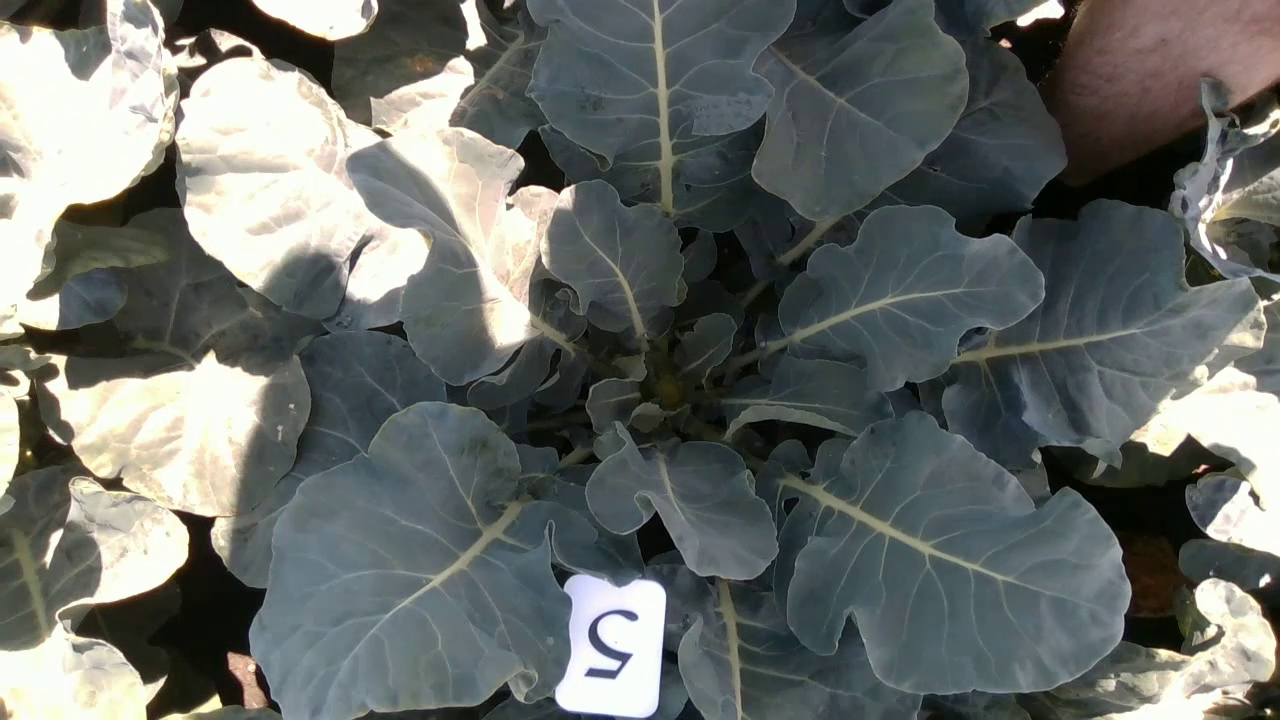
#> input picture annotated_broccoli_datasets/raw/07-11-segment4_camera2_slot_29_frame_0636.png, 1280 x 720 px
$ python -i preprocess.py   (imports and definitions only)
#> lines starting #> are read from the running program, lines starting #| are printed output that depends on the picture
#> further down, picture is the input picture: shape (720, 1280, 3); mean B, G, R 104.8, 108.5, 104.2
"""Generate preprocessed dataset variants.

Each variant is a sibling folder under ``annotated_broccoli_datasets/`` next to
``raw/``. Labels are copied verbatim (preprocessing is image-only); only images
are transformed. Register new variants by adding to ``VARIANTS``.
"""
from __future__ import annotations

import shutil
from pathlib import Path
from typing import Callable

import cv2
import numpy as np
import pywt

Transform = Callable[[np.ndarray], np.ndarray]


def identity(img: np.ndarray) -> np.ndarray:
    return img


def clahe(img: np.ndarray, clip_limit: float = 2.0, tile_grid: int = 8) -> np.ndarray:
    """Apply CLAHE on the L channel of LAB color space."""
#> called with clip_limit = 2, tile_grid = 8
    lab = cv2.cvtColor(img, cv2.COLOR_BGR2LAB)
#> lab: shape (720, 1280, 3); mean of channels 0, 1, 2 112, 125.7, 129.3
    l, a, b = cv2.split(lab)
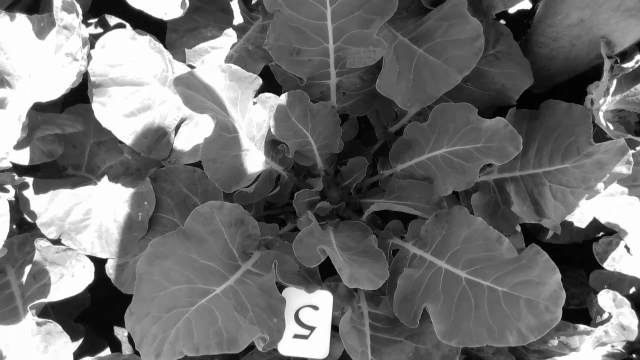
#> l: shape (720, 1280) (shown at 1/2 size); min 0, max 255, mean 112
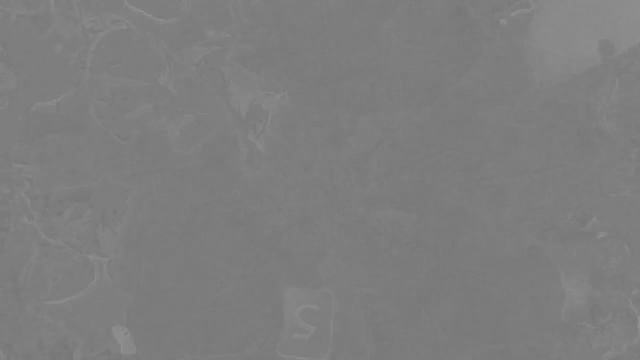
#> a: shape (720, 1280) (shown at 1/2 size); min 117, max 148, mean 125.7
    op = cv2.createCLAHE(clipLimit=clip_limit, tileGridSize=(tile_grid, tile_grid))
    l2 = op.apply(l)
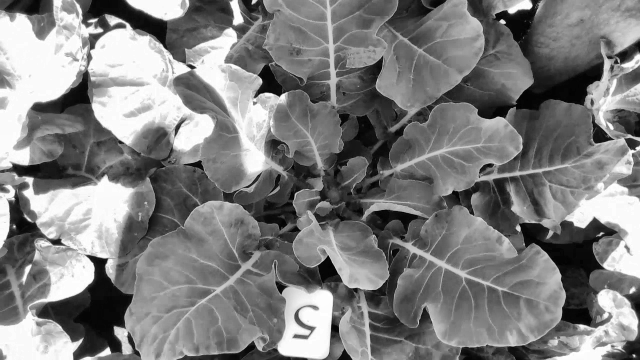
#> l2: shape (720, 1280) (shown at 1/2 size); min 0, max 255, mean 126.5
    return cv2.cvtColor(cv2.merge((l2, a, b)), cv2.COLOR_LAB2BGR)
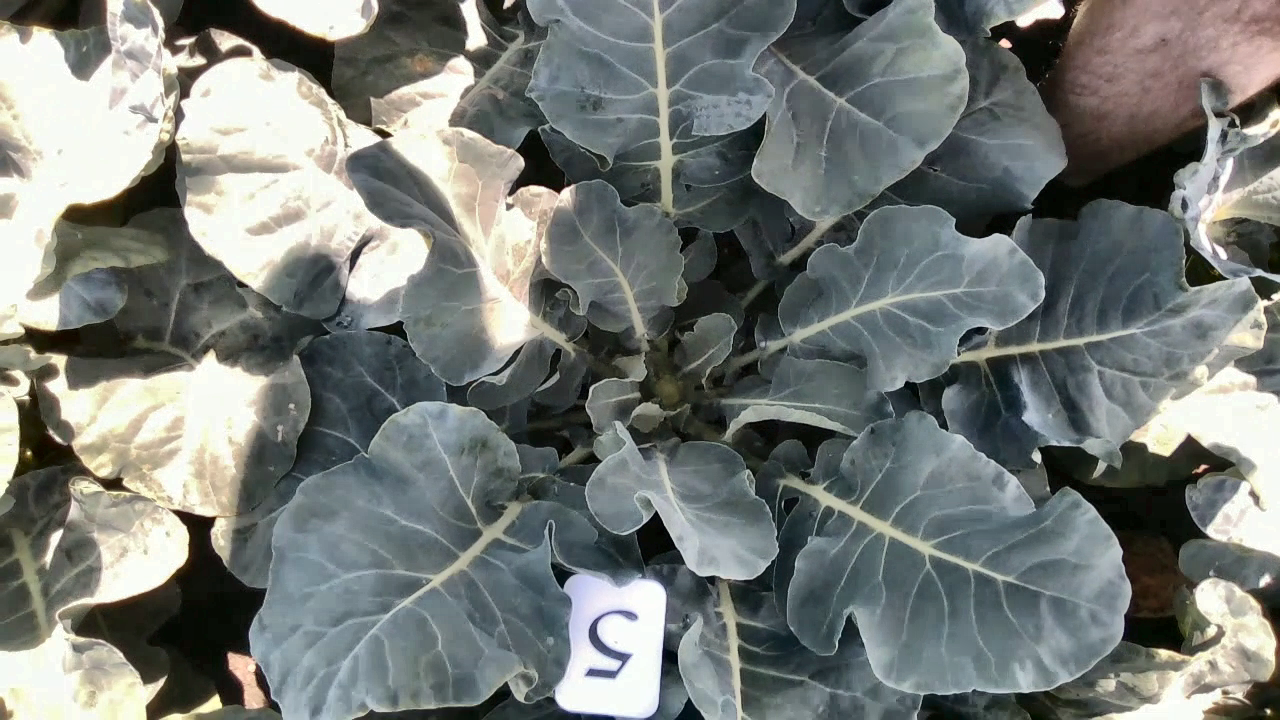
#> returned value: shape (720, 1280, 3); mean B, G, R 118.8, 122.5, 117.8


# [46 lines left out: functions bilateral, unsharp, _wavelet_denoise_channel, median, wavelet, not called in this run]


def compose(*fns: Transform) -> Transform:
    """Apply preprocessing functions left-to-right: compose(a, b)(x) == b(a(x))."""
    # [4 lines left out: function composed, not called in this run]
    return composed


VARIANTS: dict[str, Transform] = {
    "clahe": clahe,
    "bilateral": bilateral,
    "unsharp": unsharp,
    "wavelet": wavelet,
    "median": median,
    # Combinations — order matters (denoise -> enhance -> sharpen).
    "bilateral_unsharp": compose(bilateral, unsharp),
    "clahe_unsharp": compose(clahe, unsharp),
    "median_clahe": compose(median, clahe),
    "wavelet_unsharp": compose(wavelet, unsharp),
    "bilateral_clahe_unsharp": compose(bilateral, clahe, unsharp),
    # add new ones here, e.g. "gamma": lambda im: ...,
}


# [22 lines left out: function build_variant, not called in this run]

>>> import cv2
>>> picture = cv2.imread('../annotated_broccoli_datasets/raw/07-11-segment4_camera2_slot_29_frame_0636.png')
>>> result = clahe(picture)

$ run again, on annotated_broccoli_datasets/raw/07-14-segment10_camera1_slot_5_frame_0109.png
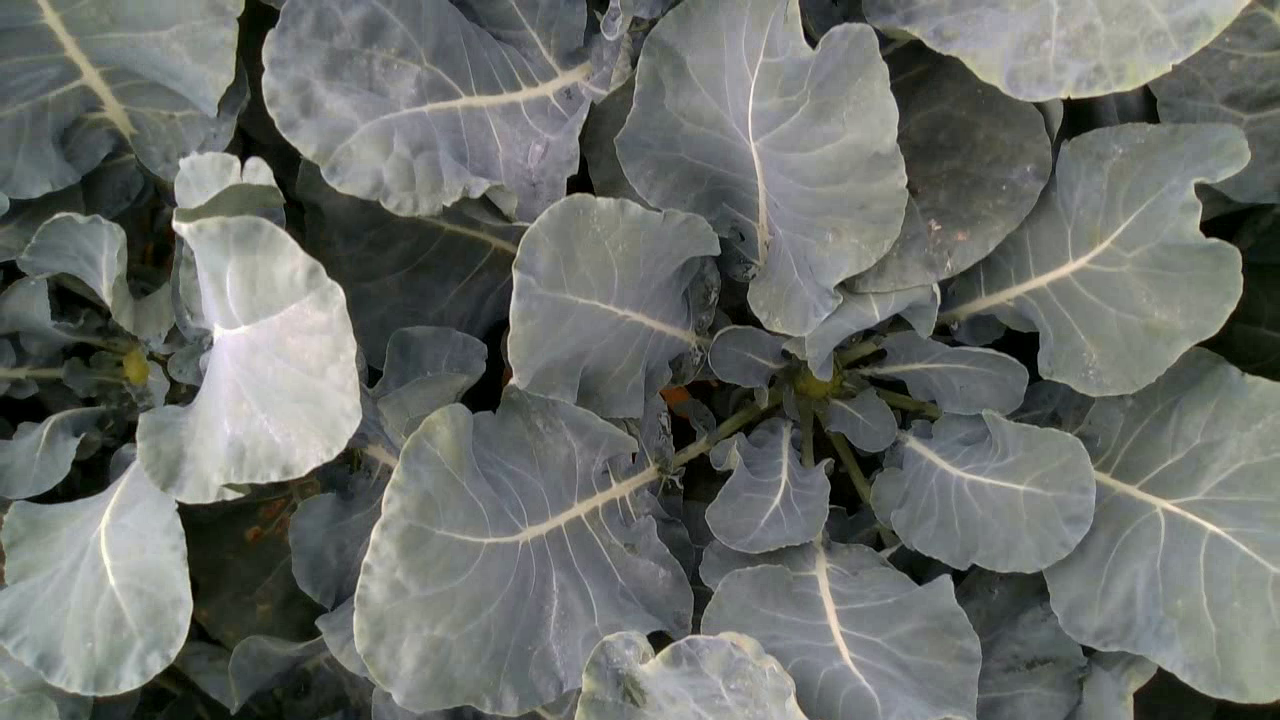
#> input picture annotated_broccoli_datasets/raw/07-14-segment10_camera1_slot_5_frame_0109.png, 1280 x 720 px
#> picture is the input picture: shape (720, 1280, 3); mean B, G, R 104.9, 109.1, 105.7
#> lab: shape (720, 1280, 3); mean of channels 0, 1, 2 114.5, 125.8, 129.9
#> in clahe, `l, a, b = cv2.split(lab)`:
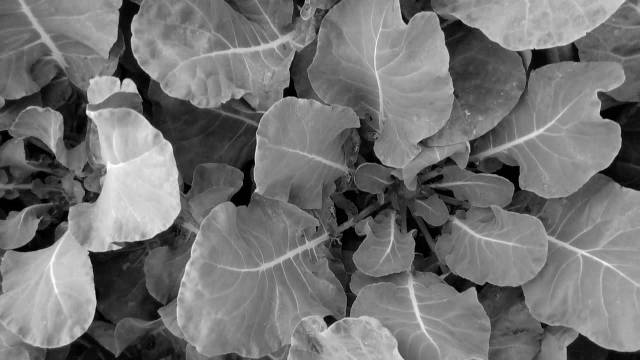
#> l: shape (720, 1280) (shown at 1/2 size); min 0, max 255, mean 114.5
#> in clahe, `return cv2.cvtColor(cv2.merge((l2, a, b)), cv2.COLOR_LAB2BGR)`:
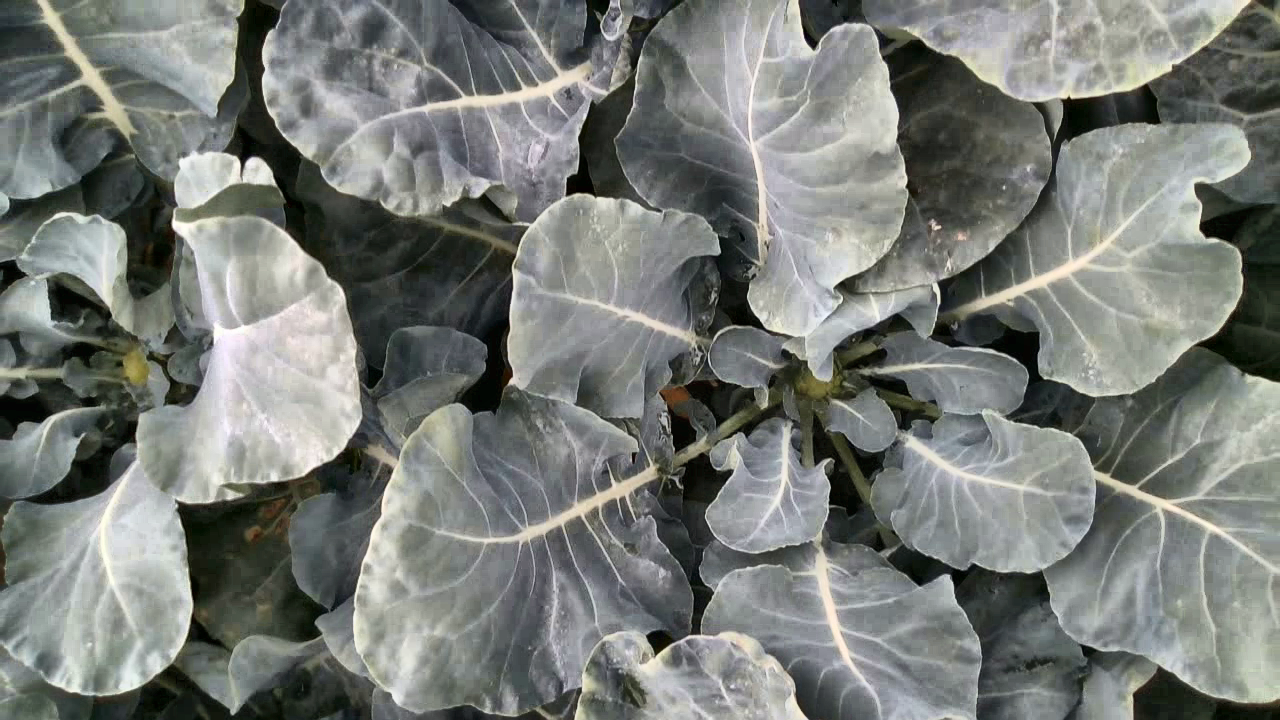
#> returned value: shape (720, 1280, 3); mean B, G, R 118.6, 122.9, 119.4

$ run again, on annotated_broccoli_datasets/raw/07-14-segment10_camera2_slot_5_frame_0098.png
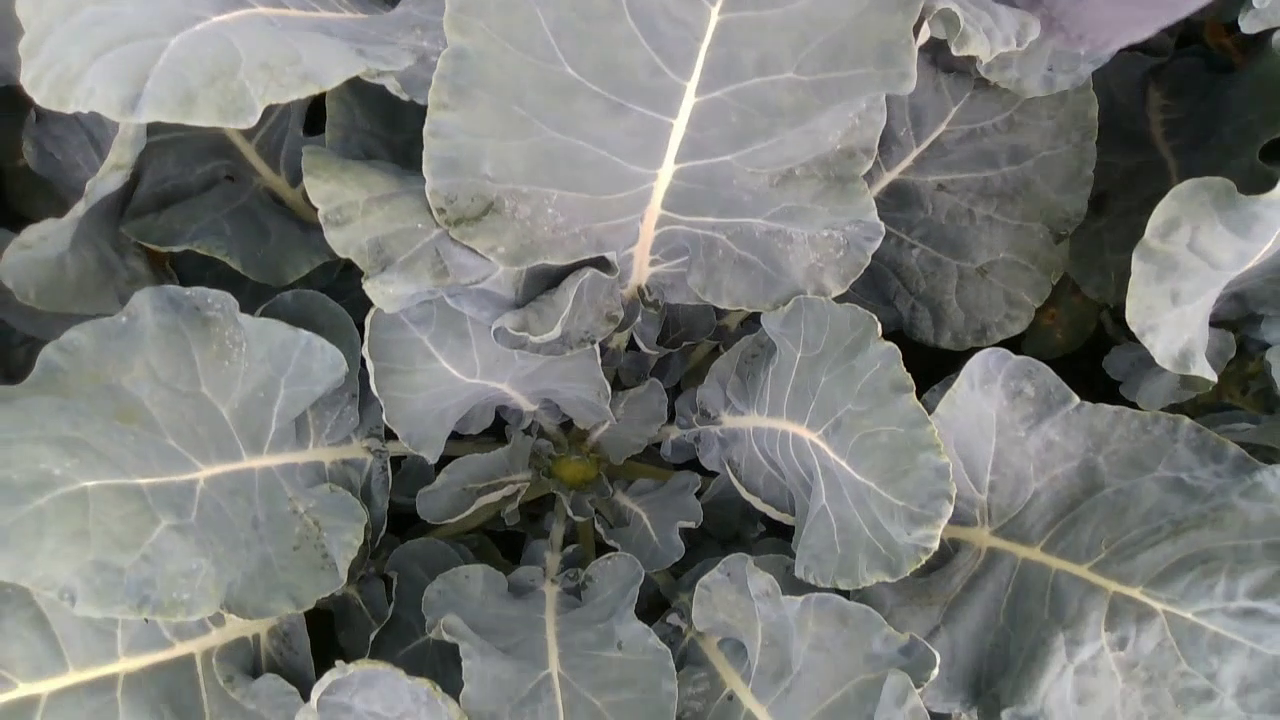
#> input picture annotated_broccoli_datasets/raw/07-14-segment10_camera2_slot_5_frame_0098.png, 1280 x 720 px
#> picture is the input picture: shape (720, 1280, 3); mean B, G, R 118.8, 121.9, 119.9
#> lab: shape (720, 1280, 3); mean of channels 0, 1, 2 127.9, 126.6, 129.4
#> in clahe, `l, a, b = cv2.split(lab)`:
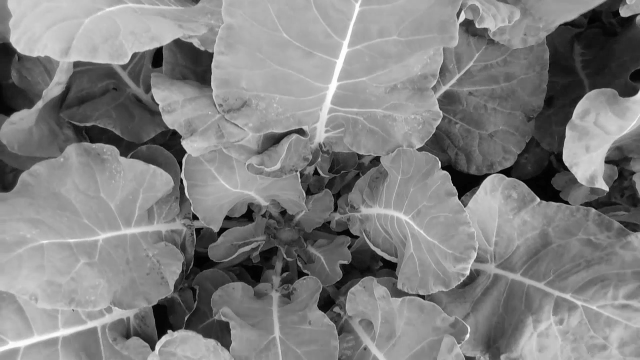
#> l: shape (720, 1280) (shown at 1/2 size); min 0, max 255, mean 127.9
#> in clahe, `return cv2.cvtColor(cv2.merge((l2, a, b)), cv2.COLOR_LAB2BGR)`:
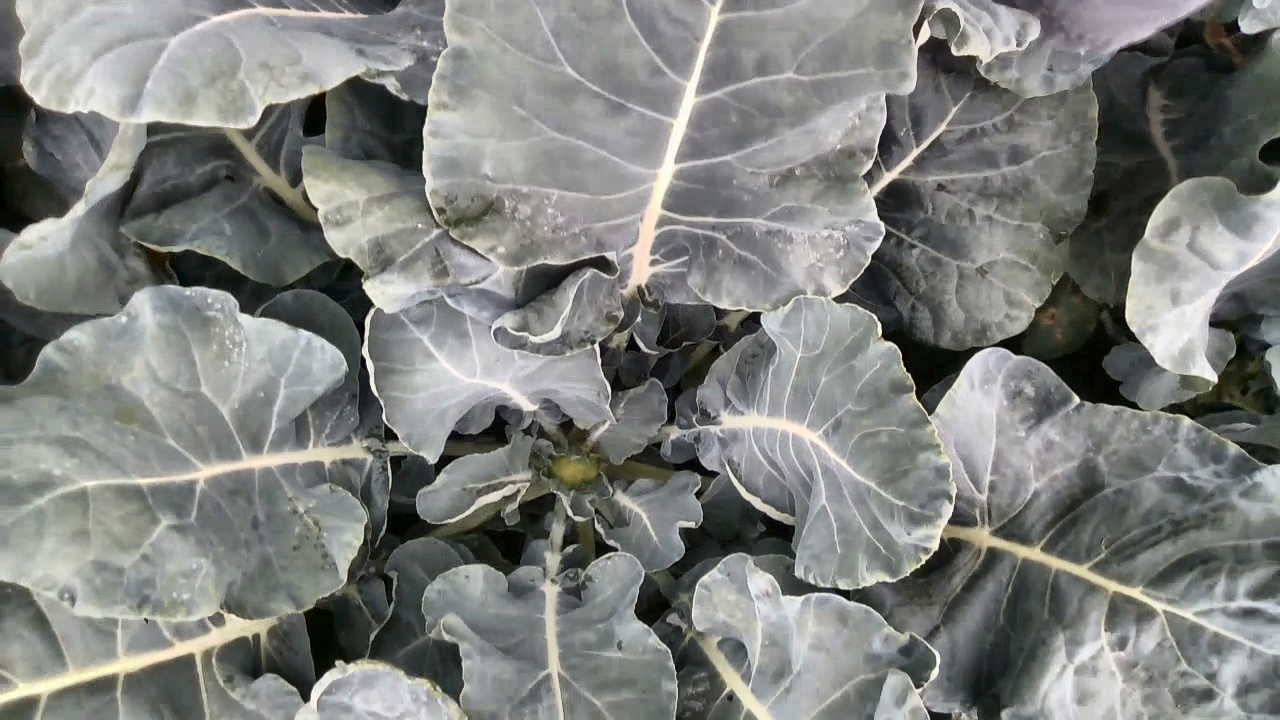
#> returned value: shape (720, 1280, 3); mean B, G, R 124.6, 127.7, 125.7
